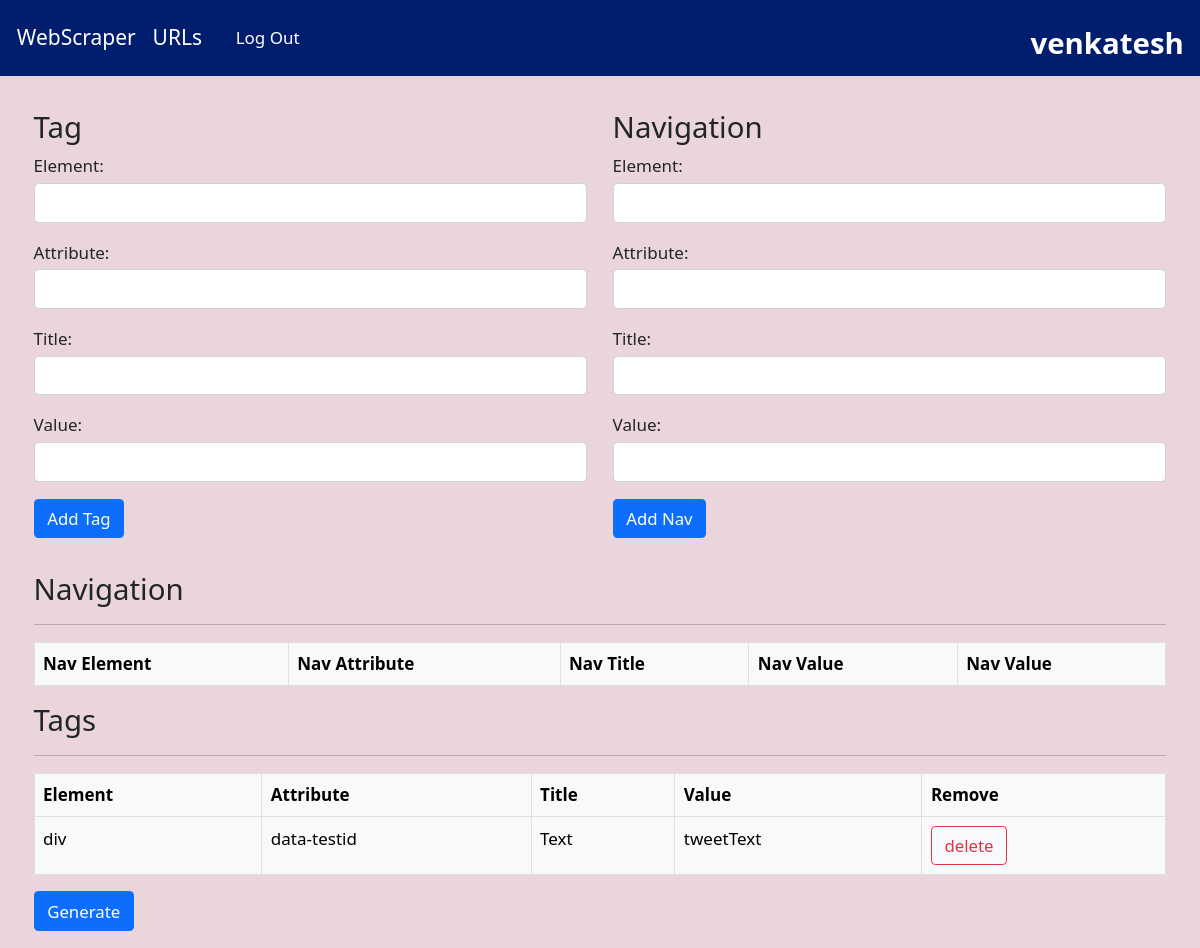
Page /tags.html/11/ (signed in) on the committed database.
### web_scrapper/models.py (models this page shows)
class Tag(models.Model):
    user = models.ForeignKey(URLS, related_name="tags", on_delete=models.CASCADE, null=True)
    element = models.CharField(max_length=255)
    attribute = models.CharField(max_length=255)
    title = models.CharField(max_length=255)
    value = models.CharField(max_length=255)

### web_scrapper/views.py (the view)
# urls.py: path('tags.html', views.tag, name='tag'),
def tag(request, pk):
    url = get_object_or_404(URLS, pk=pk, user=request.user)
    if request.method == 'POST':
        tagform = TagForm(request.POST)
        form = NavURLForm(request.POST)
        if tagform.is_valid():
            title = tagform.cleaned_data['title']
            element = tagform.cleaned_data['element']
            attribute = tagform.cleaned_data['attribute']
            value = tagform.cleaned_data['value']
            existing_tag = Tag.objects.filter(
                user=url, title=title, element=element, attribute=attribute, value=value).first()
            if not existing_tag:
                new_tag = Tag(user=url, title=title, element=element,
                              attribute=attribute, value=value)
                new_tag.save()
        taglis = Tag.objects.filter(user=url)
        if form.is_valid():
            navurl = NavURLS()
            navurl.user = url
            navurl.navelement = form.cleaned_data['navelement']
            navurl.navattribute = form.cleaned_data['navattribute']
            navurl.navtitle = form.cleaned_data['navtitle']
            navurl.navvalue = form.cleaned_data['navvalue']
            navurl.save()
        navurllis = NavURLS.objects.filter(user=url)
        return render(request, 'tags.html', {'form': form, 'taglis': taglis, 'navurls': navurllis, 'pk':pk})
    else:
        form = NavURLForm()
        navurllis = NavURLS.objects.filter(user=url)
        taglis = Tag.objects.filter(user=url)
        return render(request, 'tags.html', {'form': form, 'taglis': taglis, 'navurls': navurllis, 'pk':pk})

### web_scrapper/form.py
class NavURLForm(forms.Form):
    navtitle = forms.CharField(max_length=100, label="Title")
    navelement = forms.CharField(max_length=100, label="Element")
    navattribute = forms.CharField(max_length=100, label="Attribute")
    navvalue = forms.CharField(max_length=10000, label="Value")

### templates/tags.html (shortened to what this page needs)
{% extends "base2.html" %}
{% block content %}
{% load static %}
{% load bootstrap4 %}
<div class="m-3" >
<div class="row pt-3 ms-1 me-1">
  <div class="col">
  <form method="post" class="col"  action="{% url 'pktag' pk %}">
    <h3>Tag</h3>
      <label for="element" class="mb-1">Element:</label>
      <input type="text" name="element" id="element" class="form-control mb-3">
      <label for="attribute" class="mb-1">Attribute:</label>
      <input type="text" name="attribute" id="attribute" class="form-control mb-3">
      <label for="title" class="mb-1">Title:</label>
      <input type="text" name="title" id="title" class="form-control mb-3">
      <label for="value" class="mb-1">Value:</label>
      <input type="text" name="value" id="value" class="form-control mb-3">
      <button type="submit" class="btn btn-primary">Add Tag</button>
  </form>
</div>
<div class="col">
  <form method="post" class="col" id="nav-form" onsubmit="submitForm(event)" action="{% url 'pktag' pk %}">
    <h3>Navigation</h3>
      <label for="navelement" class="mb-1">Element:</label>
      <input type="text" name="navelement" id="navelement" class="form-control mb-3">
      <label for="navattribute" class="mb-1">Attribute:</label>
      <input type="text" name="navattribute" id="navattribute" class="form-control mb-3">
      <label for="navtitle" class="mb-1">Title:</label>
      <input type="text" name="navtitle" id="navtitle" class="form-control mb-3">
      <label for="navvalue" class="mb-1">Value:</label>
      <input type="text" name="navvalue" id="navvalue" class="form-control mb-3">
    <button type="submit" class="btn btn-primary" onclick="hideForm(); return false;">Add Nav</button>
  </form>
</div>
</div>
<div class="pt-3">
<div id="tags_table" class="m-3">
  <h3>Navigation</h3><hr>
<table  class="table table-bordered table-light table-hover mt-3">
  <thead>
    <tr>
      <th>Nav Element</th>
      <th>Nav Attribute</th>
      <th>Nav Title</th>
      <th>Nav Value</th>
      <th>Nav Value</th>
    </tr>
  </thead>
</table>
</div>
<div id="tags_table" class="m-3">
  <h3>Tags</h3><hr>
    <table  class="table table-bordered table-light table-hover">
        <thead>
          <tr>
            <th>Element</th>
            <th>Attribute</th>
            <th>Title</th>
            <th>Value</th>
            <th>Remove</th>
          </tr>
        </thead>
        <tbody>
          {% for tag in taglis %}
          <tr>
            <td>{{ tag.element }}</td>
            <td>{{ tag.attribute }}</td>
            <td>{{ tag.title }}</td>
            <td>{{ tag.value }}</td>
            <td>
              <form action="{% url 'delete_tag' tag.id %}" method="POST" class="d-inline">
              <input type="submit" value="delete" class="btn btn-outline-danger">
              </form>
            </td>
          </tr>
          {% endfor %}
        </tbody>
      </table>
      <div>
        <form method="post" action="{% url 'pkresult' pk %}">
          <input type="submit" value="Generate" class="btn btn-primary" >
        </form>
      </div>
</div>
</div>
</div>
{% endblock %}

### templates/base2.html (shortened to what this page needs)
{% load static %}
<!DOCTYPE html>
<html lang="en">
{% load static %}
<head>
  <link href="https://cdn.jsdelivr.net/npm/bootstrap@5.0.2/dist/css/bootstrap.min.css" rel="stylesheet"
 />
  <link rel="stylesheet" href="{% static 'css/base.css' %}" />
</head>
<body>
  <nav class="navbar navbar-dark p-3">
    <nav class="nav">
      <a class="navbar-brand text-white" href="home.html">WebScraper</a>
      <a class="navbar-brand text-white" href="home.html">URLs</a>
      {% if user.is_authenticated %}
      <a class="nav-link text-white" href="signup.html" data-bs-toggle="tooltip" data-bs-placement="right"
        title="Log Out">Log
        Out</a>
      {% endif %}
      <div class="fs-5 m-1 fw-bold fs-3 " style="color: white; position: absolute; right: 0; padding-right: 1%;">
        {{user.username}}
      </div>
    </nav>
  </nav>
  {% block content %} {% endblock %}
</body>
</html>

### static/css/base.css (style rules this page uses)
body, html { margin: 0; padding: 0; width: 100%; font-size: calc(0.3rem + 1vw); background-color: #e9d5da; }
.nav { font-size: calc(0.3rem + 1vw); }
.navbar { background-color: #001d6e; }

### rows in the picture
Tag: element "div", attribute "data-testid", title "Text", value "tweetText"

### other values in the picture
{{ user.username }} "venkatesh"
